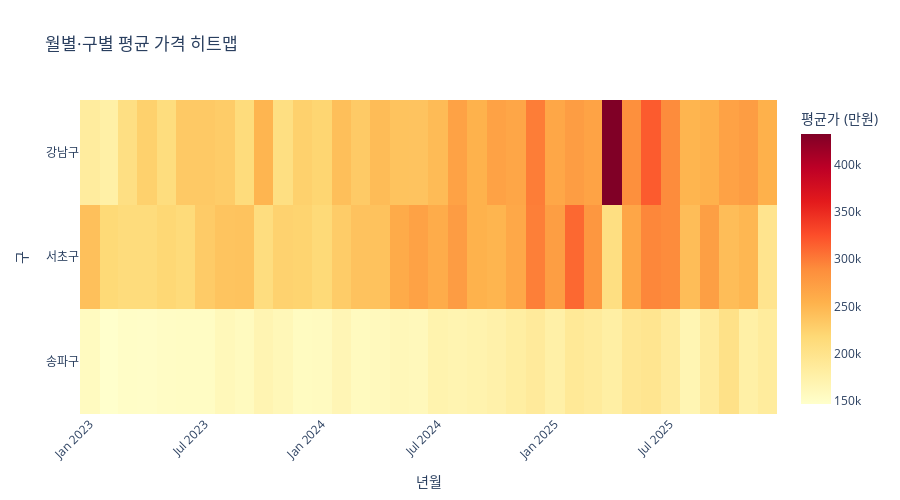

Notebook code for this chart:
### Code cell
# 6. 히트맵 (월별 x 구별 가격)
pivot_data = monthly_gu.pivot(
    index='CGG_NM',
    columns='year_month',
    values='avg_price'
)

fig6 = px.imshow(
    pivot_data,
    title='월별·구별 평균 가격 히트맵',
    labels=dict(x='년월', y='구', color='평균가 (만원)'),
    color_continuous_scale='YlOrRd',
    aspect='auto'
)

fig6.update_xaxes(tickangle=-45)
fig6.update_layout(height=500)
fig6.show()
